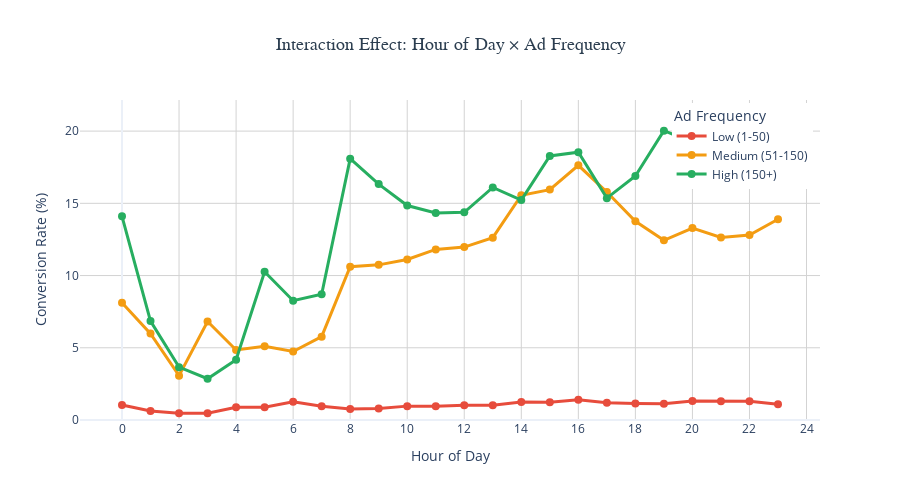

The code cell stored with this chart in its notebook:
### Code cell
# Create interactive line plot for Hour × Ad Frequency
fig = go.Figure()

colors = ['#e74c3c', '#f39c12', '#27ae60']
for i, freq_cat in enumerate(hour_heatmap.columns):
    fig.add_trace(go.Scatter(
        x=hour_heatmap.index,
        y=hour_heatmap[freq_cat],
        mode='lines+markers',
        name=freq_cat,
        line=dict(width=3, color=colors[i]),
        marker=dict(size=8),
        hovertemplate='<b>Hour:</b> %{x}:00<br>' +
                      '<b>Conversion Rate:</b> %{y:.2f}%<br>' +
                      '<extra></extra>'
    ))

fig.update_layout(
    title={
        'text': 'Interaction Effect: Hour of Day × Ad Frequency',
        'x': 0.5,
        'xanchor': 'center',
        'font': {'size': 18, 'color': '#2c3e50', 'family': 'Arial Black'}
    },
    xaxis_title='Hour of Day',
    yaxis_title='Conversion Rate (%)',
    hovermode='x unified',
    height=500,
    font=dict(size=12),
    plot_bgcolor='white',
    paper_bgcolor='white',
    xaxis=dict(
        showgrid=True,
        gridwidth=1,
        gridcolor='lightgray',
        dtick=2
    ),
    yaxis=dict(
        showgrid=True,
        gridwidth=1,
        gridcolor='lightgray',
        rangemode='tozero'
    ),
    legend=dict(
        title='Ad Frequency',
        orientation='v',
        yanchor='top',
        y=0.99,
        xanchor='right',
        x=0.99
    )
)

fig.show()

print("\n[INSIGHT] Interaction Effects Summary:")
print(f"  - High frequency ads work best during: {hour_heatmap['High (150+)'].idxmax()}:00")
print(f"  - Medium frequency optimal at: {hour_heatmap['Medium (51-150)'].idxmax()}:00")
print(f"  - Ad frequency matters MORE during peak hours (higher spread)")

### Figure 1 — Plotly figure (JSON) as saved in the notebook; plotly's stock layout.template omitted (floating-point values rounded to 4 significant figures)
{"data": [{"hovertemplate": "<b>Hour:</b> %{x}:00<br><b>Conversion Rate:</b> %{y:.2f}%<br><extra></extra>", "line": {"color": "#e74c3c", "width": 3}, "marker": {"size": 8}, "mode": "lines+markers", "name": "Low (1-50)", "type": "scatter", "x": [0, 1, 2, 3, 4, 5, 6, 7, 8, 9, 10, 11, 12, 13, 14, 15, 16, 17, 18, 19, 20, 21, 22, 23], "y": [1.04, 0.62, 0.46, 0.47, 0.88, 0.88, 1.27, 0.95, 0.77, 0.79, 0.96, 0.96, 1.02, 1.02, 1.24, 1.23, 1.4, 1.2, 1.15, 1.13, 1.32, 1.29, 1.29, 1.09]}, {"hovertemplate": "<b>Hour:</b> %{x}:00<br><b>Conversion Rate:</b> %{y:.2f}%<br><extra></extra>", "line": {"color": "#f39c12", "width": 3}, "marker": {"size": 8}, "mode": "lines+markers", "name": "Medium (51-150)", "type": "scatter", "x": [0, 1, 2, 3, 4, 5, 6, 7, 8, 9, 10, 11, 12, 13, 14, 15, 16, 17, 18, 19, 20, 21, 22, 23], "y": [8.12, 5.98, 3.07, 6.82, 4.85, 5.11, 4.74, 5.77, 10.61, 10.74, 11.11, 11.81, 11.97, 12.62, 15.56, 15.95, 17.63, 15.78, 13.76, 12.44, 13.29, 12.64, 12.81, 13.9]}, {"hovertemplate": "<b>Hour:</b> %{x}:00<br><b>Conversion Rate:</b> %{y:.2f}%<br><extra></extra>", "line": {"color": "#27ae60", "width": 3}, "marker": {"size": 8}, "mode": "lines+markers", "name": "High (150+)", "type": "scatter", "x": [0, 1, 2, 3, 4, 5, 6, 7, 8, 9, 10, 11, 12, 13, 14, 15, 16, 17, 18, 19, 20, 21, 22, 23], "y": [14.1, 6.85, 3.66, 2.86, 4.17, 10.26, 8.26, 8.7, 18.09, 16.33, 14.85, 14.33, 14.38, 16.1, 15.23, 18.28, 18.54, 15.36, 16.89, 20.03, 19.22, 20.7, 16.72, 18.9]}], "layout": {"font": {"size": 12}, "height": 500, "hovermode": "x unified", "legend": {"orientation": "v", "title": {"text": "Ad Frequency"}, "x": 0.99, "xanchor": "right", "y": 0.99, "yanchor": "top"}, "paper_bgcolor": "white", "plot_bgcolor": "white", "title": {"font": {"color": "#2c3e50", "family": "Arial Black", "size": 18}, "text": "Interaction Effect: Hour of Day × Ad Frequency", "x": 0.5, "xanchor": "center"}, "xaxis": {"dtick": 2, "gridcolor": "lightgray", "gridwidth": 1, "showgrid": true, "title": {"text": "Hour of Day"}}, "yaxis": {"gridcolor": "lightgray", "gridwidth": 1, "rangemode": "tozero", "showgrid": true, "title": {"text": "Conversion Rate (%)"}}}}
